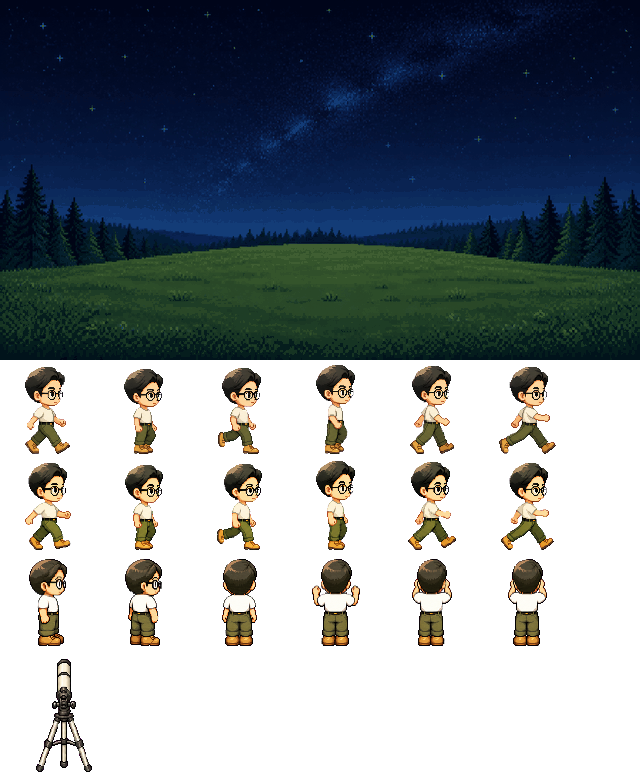
#> input picture design/hustlek-opening-v1/hustlek-opening-atlas.png, 640 x 776 px
$ python build-hustlek-opening-v2.py
#> lines starting #> are read from the running program, lines starting #| are printed output that depends on the picture
#!/usr/bin/env python3
"""Build the compact integer-rectangle HustleK opening v2 atlas.

The approved v1 PNG stays immutable. Its 12 walk cells, six turn/contact
keyposes, and fixed telescope are converted deterministically to binary-alpha,
source-derived colour bands. Runtime rendering uses only integer SVG rects, so
no platform bitmap sampler can interpolate the character.
"""

from __future__ import annotations

import argparse
import hashlib
import json
from pathlib import Path
from typing import TypeAlias

from PIL import Image


REPO_ROOT = Path(__file__).resolve().parents[1]
SOURCE = REPO_ROOT / "design" / "hustlek-opening-v1" / "hustlek-opening-atlas.png"
DEFAULT_OUTPUT = REPO_ROOT / "assets" / "deepspace" / "hustlek-opening-v2.json"
DEFAULT_VALIDATION = REPO_ROOT / "Output" / "hustlek-opening-v2" / "validation.json"

SOURCE_SIZE = (640, 776)
CHARACTER_SIZE = 96
TELESCOPE_SIZE = 128
COLOUR_SAMPLE_BLOCK = 4

EXPECTED_SOURCE_PNG_SHA256 = "2780df89aa6f1d472ec82a03610a6d7e81a20dbf9e767103cd198233e44213be"
EXPECTED_SOURCE_RGBA_SHA256 = "b077a2d1a4c77c320e92a18b92a722f4a2905340e7b1ba27c47d6a0cf2c8cc49"
EXPECTED_OUTPUT_JSON_SHA256 = "b599f379db85305b0a2aa82db3f87d7682bc70e59369186bcdcac7c65a79664f"

# Every band is an exact colour already present in the approved v1 cells.
# Four-by-four colour sampling removes photographic colour noise while the
# original non-zero alpha silhouette remains pixel-for-pixel unchanged.
PALETTE = (
    "#fdfbef",
    "#fbe5bb",
    "#fad69e",
    "#e9c185",
    "#ce9a55",
    "#bc733e",
    "#7d743a",
    "#645e35",
    "#5a4f2d",
    "#653d24",
    "#433e2a",
    "#332a20",
    "#252417",
    "#181611",
    "#100a09",
    "#040303",
)

Rect: TypeAlias = list[int]  # [palette index, x, y, width, height]
Grid: TypeAlias = list[list[int]]


def parse_args() -> argparse.Namespace:
    parser = argparse.ArgumentParser(description="Build or verify the HustleK opening v2 RLE rect atlas")
    parser.add_argument("--output", type=Path, default=DEFAULT_OUTPUT)
    parser.add_argument("--validation", type=Path, default=DEFAULT_VALIDATION)
    parser.add_argument("--preview", type=Path, help="optional ignored PNG review sheet")
    parser.add_argument("--check", action="store_true", help="verify committed bytes without rewriting")
    return parser.parse_args()


def sha256_bytes(data: bytes) -> str:
    return hashlib.sha256(data).hexdigest()


def file_sha256(path: Path) -> str:
    return sha256_bytes(path.read_bytes())


def rgba_sha256(image: Image.Image) -> str:
    return sha256_bytes(image.convert("RGBA").tobytes())


def rgb(hex_colour: str) -> tuple[int, int, int]:
    return tuple(bytes.fromhex(hex_colour[1:]))  # type: ignore[return-value]


PALETTE_RGB = tuple(rgb(value) for value in PALETTE)


def load_source() -> Image.Image:
    if not SOURCE.is_file():
        raise FileNotFoundError(f"approved v1 atlas not found: {SOURCE}")
    if file_sha256(SOURCE) != EXPECTED_SOURCE_PNG_SHA256:
        raise ValueError("approved v1 atlas file hash changed")
    with Image.open(SOURCE) as opened:
        if opened.mode != "RGBA" or opened.size != SOURCE_SIZE:
            raise ValueError(f"approved v1 atlas contract changed: {opened.mode} {opened.size}")
        source = opened.copy()
    if rgba_sha256(source) != EXPECTED_SOURCE_RGBA_SHA256:
        raise ValueError("approved v1 atlas decoded pixels changed")
    return source


def source_character_cell(source: Image.Image, index: int, row_top: int) -> Image.Image:
    column = index % 6
    return source.crop(
        (
            column * CHARACTER_SIZE,
            row_top,
            (column + 1) * CHARACTER_SIZE,
            row_top + CHARACTER_SIZE,
        )
    )


def nearest_band_from_sums(red: int, green: int, blue: int, count: int) -> int:
    # Compare squared distances without division so output is independent of
    # floating-point or platform rounding. Ties keep the earliest band.
    return min(
        range(len(PALETTE_RGB)),
        key=lambda index: sum(
            (channel_sum - PALETTE_RGB[index][channel] * count) ** 2
            for channel, channel_sum in enumerate((red, green, blue))
        ),
    )


def banded_grid(cell: Image.Image) -> Grid:
    pixels = cell.load()
    grid = [[-1 for _ in range(cell.width)] for _ in range(cell.height)]
    for block_y in range(0, cell.height, COLOUR_SAMPLE_BLOCK):
        for block_x in range(0, cell.width, COLOUR_SAMPLE_BLOCK):
            visible: list[tuple[int, int, int, int]] = []
            for y in range(block_y, min(block_y + COLOUR_SAMPLE_BLOCK, cell.height)):
                for x in range(block_x, min(block_x + COLOUR_SAMPLE_BLOCK, cell.width)):
                    pixel = pixels[x, y]
                    if pixel[3] > 0:
                        visible.append(pixel)
            if not visible:
                continue
            band = nearest_band_from_sums(
                sum(pixel[0] for pixel in visible),
                sum(pixel[1] for pixel in visible),
                sum(pixel[2] for pixel in visible),
                len(visible),
            )
            for y in range(block_y, min(block_y + COLOUR_SAMPLE_BLOCK, cell.height)):
                for x in range(block_x, min(block_x + COLOUR_SAMPLE_BLOCK, cell.width)):
                    if pixels[x, y][3] > 0:
                        grid[y][x] = band
    return grid


def rects_from_grid(grid: Grid) -> list[Rect]:
    active: dict[tuple[int, int, int], Rect] = {}
    complete: list[Rect] = []
    for y, row in enumerate(grid):
        runs: list[tuple[int, int, int]] = []
        x = 0
        while x < len(row):
            if row[x] < 0:
                x += 1
                continue
            band = row[x]
            start = x
            x += 1
            while x < len(row) and row[x] == band:
                x += 1
            runs.append((band, start, x - start))

        next_active: dict[tuple[int, int, int], Rect] = {}
        for key in runs:
            rect = active.get(key, [key[0], key[1], y, key[2], 0])
            rect[4] += 1
            next_active[key] = rect
        complete.extend(rect for key, rect in active.items() if key not in next_active)
        active = next_active
    complete.extend(active.values())
    return sorted(complete, key=lambda rect: (rect[2], rect[1], rect[0], rect[4], rect[3]))


def build_cells(source: Image.Image) -> tuple[list[list[Rect]], list[list[Rect]], list[Rect]]:
    walk = [
        rects_from_grid(banded_grid(source_character_cell(source, index, row_top)))
        for row_top in (360, 456)
        for index in range(6)
    ]
    keyposes = [
        rects_from_grid(banded_grid(source_character_cell(source, index, 552)))
        for index in range(6)
    ]
    telescope = rects_from_grid(banded_grid(source.crop((0, 648, TELESCOPE_SIZE, 648 + TELESCOPE_SIZE))))
    return walk, keyposes, telescope


def payload_bytes(source: Image.Image) -> tuple[dict[str, object], bytes]:
    walk, keyposes, telescope = build_cells(source)
    payload: dict[str, object] = {
        "v": 2,
        "u": 1,
        "q": COLOUR_SAMPLE_BLOCK,
        "p": list(PALETTE),
        "s": {
            "png": EXPECTED_SOURCE_PNG_SHA256,
            "rgba": EXPECTED_SOURCE_RGBA_SHA256,
            "alpha": "nonzero-to-opaque",
            "color": "nearest-source-band-rgb-squared",
            "rect": "horizontal-rle-vertical-merge",
        },
        "w": walk,
        "k": keyposes,
        "t": telescope,
    }
    canonical = json.dumps(payload, ensure_ascii=True, separators=(",", ":"), sort_keys=True).encode("utf-8") + b"\n"
    return payload, canonical


def reconstruct(rects: list[Rect], size: tuple[int, int]) -> Image.Image:
    image = Image.new("RGBA", size, (0, 0, 0, 0))
    pixels = image.load()
    occupied: set[tuple[int, int]] = set()
    for rect in rects:
        if len(rect) != 5 or any(not isinstance(value, int) for value in rect):
            raise ValueError("rect contract requires five integers")
        band, left, top, width, height = rect
        if not (0 <= band < len(PALETTE)) or min(left, top) < 0 or min(width, height) <= 0:
            raise ValueError("rect contract contains an invalid value")
        if left + width > size[0] or top + height > size[1]:
            raise ValueError("rect leaves its cell bounds")
        colour = (*PALETTE_RGB[band], 255)
        for y in range(top, top + height):
            for x in range(left, left + width):
                if (x, y) in occupied:
                    raise ValueError("rects overlap")
                occupied.add((x, y))
                pixels[x, y] = colour
    return image


def masks_match(source: Image.Image, rendered: Image.Image) -> bool:
    return tuple(
        255 if value > 0 else 0 for value in source.getchannel("A").get_flattened_data()
    ) == tuple(
        rendered.getchannel("A").get_flattened_data()
    )


def floor_anchor(image: Image.Image) -> int:
    alpha = image.getchannel("A")
    bbox = alpha.getbbox()
    return -1 if bbox is None else bbox[3] - 1


def validate(source: Image.Image, payload: dict[str, object], canonical: bytes, output: Path) -> dict[str, object]:
    walk_rects = payload["w"]
    key_rects = payload["k"]
    telescope_rects = payload["t"]
    assert isinstance(walk_rects, list) and isinstance(key_rects, list) and isinstance(telescope_rects, list)

    source_cells = [
        source_character_cell(source, index, row_top)
        for row_top in (360, 456)
        for index in range(6)
    ]
    source_keys = [source_character_cell(source, index, 552) for index in range(6)]
    source_telescope = source.crop((0, 648, 128, 776))
    rendered_walk = [reconstruct(rects, (96, 96)) for rects in walk_rects]
    rendered_keys = [reconstruct(rects, (96, 96)) for rects in key_rects]
    rendered_telescope = reconstruct(telescope_rects, (128, 128))
    rendered_all = [*rendered_walk, *rendered_keys, rendered_telescope]
    source_all = [*source_cells, *source_keys, source_telescope]
    rect_counts = [len(rects) for rects in [*walk_rects, *key_rects, telescope_rects]]
    total_rects = sum(rect_counts)
    max_visible_rects = max(rect_counts[:-1]) + rect_counts[-1]
    combined_rgba = b"".join(image.tobytes() for image in rendered_all)
    output_hash = sha256_bytes(canonical)
    all_alpha = {
        value
        for image in rendered_all
        for value in image.getchannel("A").get_flattened_data()
    }
    gates = {
        "source_file_exact": file_sha256(SOURCE) == EXPECTED_SOURCE_PNG_SHA256,
        "source_pixels_exact": rgba_sha256(source) == EXPECTED_SOURCE_RGBA_SHA256,
        "output_file_exact": output_hash == EXPECTED_OUTPUT_JSON_SHA256,
        "output_bytes_canonical": output.is_file() and output.read_bytes() == canonical,
        "walk_cells_12": len(rendered_walk) == 12,
        "turn_contact_cells_6": len(rendered_keys) == 6,
        "telescope_cells_1": len(telescope_rects) > 0,
        "silhouettes_exact": all(masks_match(expected, actual) for expected, actual in zip(source_all, rendered_all)),
        "floor_anchors_exact": all(
            floor_anchor(expected) == floor_anchor(actual) for expected, actual in zip(source_all, rendered_all)
        ),
        "binary_alpha_only": all_alpha <= {0, 255},
        "palette_exact": payload["p"] == list(PALETTE),
        "compact_under_180kb": len(canonical) < 180_000,
        "bitmap_decode_bytes_zero": True,
    }
    return {
        "status": "PASS" if all(gates.values()) else "FAIL",
        "source": str(SOURCE.relative_to(REPO_ROOT)).replace("\\", "/"),
        "output": str(output.relative_to(REPO_ROOT)).replace("\\", "/"),
        "source_png_sha256": file_sha256(SOURCE),
        "source_decoded_rgba_sha256": rgba_sha256(source),
        "output_json_sha256": output_hash,
        "reconstructed_rgba_sha256": sha256_bytes(combined_rgba),
        "output_file_bytes": len(canonical),
        "palette_colours": len(PALETTE),
        "colour_sample_block": COLOUR_SAMPLE_BLOCK,
        "walk_cells": len(rendered_walk),
        "turn_contact_cells": len(rendered_keys),
        "telescope_cells": 1,
        "rect_counts": {
            "walk": sum(rect_counts[:12]),
            "turn_contact": sum(rect_counts[12:18]),
            "telescope": rect_counts[-1],
            "total": total_rects,
            "max_visible": max_visible_rects,
        },
        "memory_estimates": {
            "bitmap_decode_bytes": 0,
            "js_numeric_payload_lower_bound_bytes": total_rects * 5 * 8,
            "native_visible_rect_estimate_bytes": max_visible_rects * 128,
            "basis": "five float64 values per loaded rect; 128 bytes per currently mounted SVG rect",
        },
        "partial_alpha_pixels": 0,
        "gates": gates,
    }


def write_preview(payload: dict[str, object], target: Path) -> None:
    walk = payload["w"]
    keyposes = payload["k"]
    telescope = payload["t"]
    assert isinstance(walk, list) and isinstance(keyposes, list) and isinstance(telescope, list)
    sheet = Image.new("RGBA", (576, 416), (0, 0, 0, 0))
    for index, rects in enumerate(walk):
        sheet.alpha_composite(reconstruct(rects, (96, 96)), ((index % 6) * 96, (index // 6) * 96))
    for index, rects in enumerate(keyposes):
        sheet.alpha_composite(reconstruct(rects, (96, 96)), (index * 96, 192))
    sheet.alpha_composite(reconstruct(telescope, (128, 128)), (0, 288))
    target.parent.mkdir(parents=True, exist_ok=True)
    sheet.save(target, format="PNG", optimize=False, compress_level=9)


def main() -> int:
    args = parse_args()
    output = args.output.expanduser().resolve()
    validation_path = args.validation.expanduser().resolve()
    source = load_source()
#> in load_source, opened is the input picture: PIL image 640x776 RGBA; mean R, G, B, A 16.7, 24.5, 29.8, 140
    payload, canonical = payload_bytes(source)
#> in build_cells, `walk = [ rects_from_grid(banded_grid(source_character_cell(source, ind..`: walk = 12 items
#> in build_cells, `keyposes = [ rects_from_grid(banded_grid(source_character_cell(source,..`: keyposes = 6 items
#> in build_cells, `telescope = rects_from_grid(banded_grid(source.crop((0, 648, TELESCOPE..`: telescope = 217 items, first 6: [15, 61, 11, 3, 1], [14, 64, 11, 4, 1], [7, 60, 12, 4, 4], [8, 64, 12, 4, 4], [13, 68, 12, 1, 1], [12, 59, 13, 1, 1]
#> in payload_bytes, `walk, keyposes, telescope = build_cells(source)`: walk = 12 items; keyposes = 6 items
#> payload = 8 items

    if args.check:
        if not output.is_file():
            raise FileNotFoundError(f"compact rect atlas not found: {output}")
    else:
        output.parent.mkdir(parents=True, exist_ok=True)
        output.write_bytes(canonical)

    result = validate(source, payload, canonical, output)
#> in validate, `walk_rects = payload["w"]`: walk_rects = 12 items
#> in validate, `key_rects = payload["k"]`: key_rects = 6 items
#> in validate, `telescope_rects = payload["t"]`: telescope_rects has the same summary as telescope in build_cells
#> in validate, `source_cells = [ source_character_cell(source, index, row_top) for row..`: source_cells = 12 items
#> in validate, `source_keys = [source_character_cell(source, index, 552) for index in ..`: source_keys = 6 items
#> in validate, `source_telescope = source.crop((0, 648, 128, 776))`:
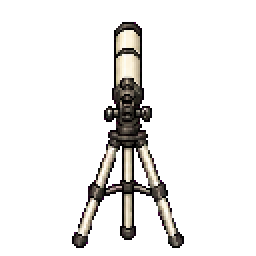
#> source_telescope: PIL image 128x128 RGBA (shown 2 times larger); mean R, G, B, A 13.2, 12.2, 11.1, 31.8; transparent parts drawn white
#> in reconstruct, `image = Image.new("RGBA", size, (0, 0, 0, 0))`: image: PIL image 96x96 RGBA; every value is 0
#> in validate, `rendered_walk = [reconstruct(rects, (96, 96)) for rects in walk_rects]`: rendered_walk = 12 items
#> in validate, `rendered_keys = [reconstruct(rects, (96, 96)) for rects in key_rects]`: rendered_keys = 6 items
#> in reconstruct (call 19), `image = Image.new("RGBA", size, (0, 0, 0, 0))`: image: PIL image 128x128 RGBA; every value is 0
#> in validate, `rendered_telescope = reconstruct(telescope_rects, (128, 128))`:
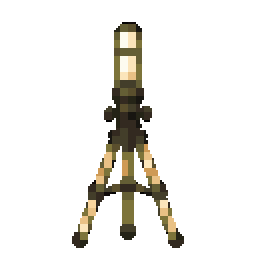
#> rendered_telescope: PIL image 128x128 RGBA (shown 2 times larger); mean R, G, B, A 13.9, 12.4, 8.3, 31.8; transparent parts drawn white
#> in validate, `rect_counts = [len(rects) for rects in [*walk_rects, *key_rects, teles..`: rect_counts = [223, 161, 175, 151, 213, 222, 230, 171, 182, 163, 234, 225, 164, 174, 159, 171, 148, 155, 217]
#> in validate, `total_rects = sum(rect_counts)`: total_rects = 3538
#> in validate, `max_visible_rects = max(rect_counts[:-1]) + rect_counts[-1]`: max_visible_rects = 451
    validation_path.parent.mkdir(parents=True, exist_ok=True)
    validation_path.write_text(json.dumps(result, ensure_ascii=False, indent=2) + "\n", encoding="utf-8")
    if args.preview:
        write_preview(payload, args.preview.expanduser().resolve())
    print(json.dumps(result, ensure_ascii=False, indent=2))
    return 0 if result["status"] == "PASS" else 1


if __name__ == "__main__":
#> (the run stopped early here; a loop or call above may not have finished)
